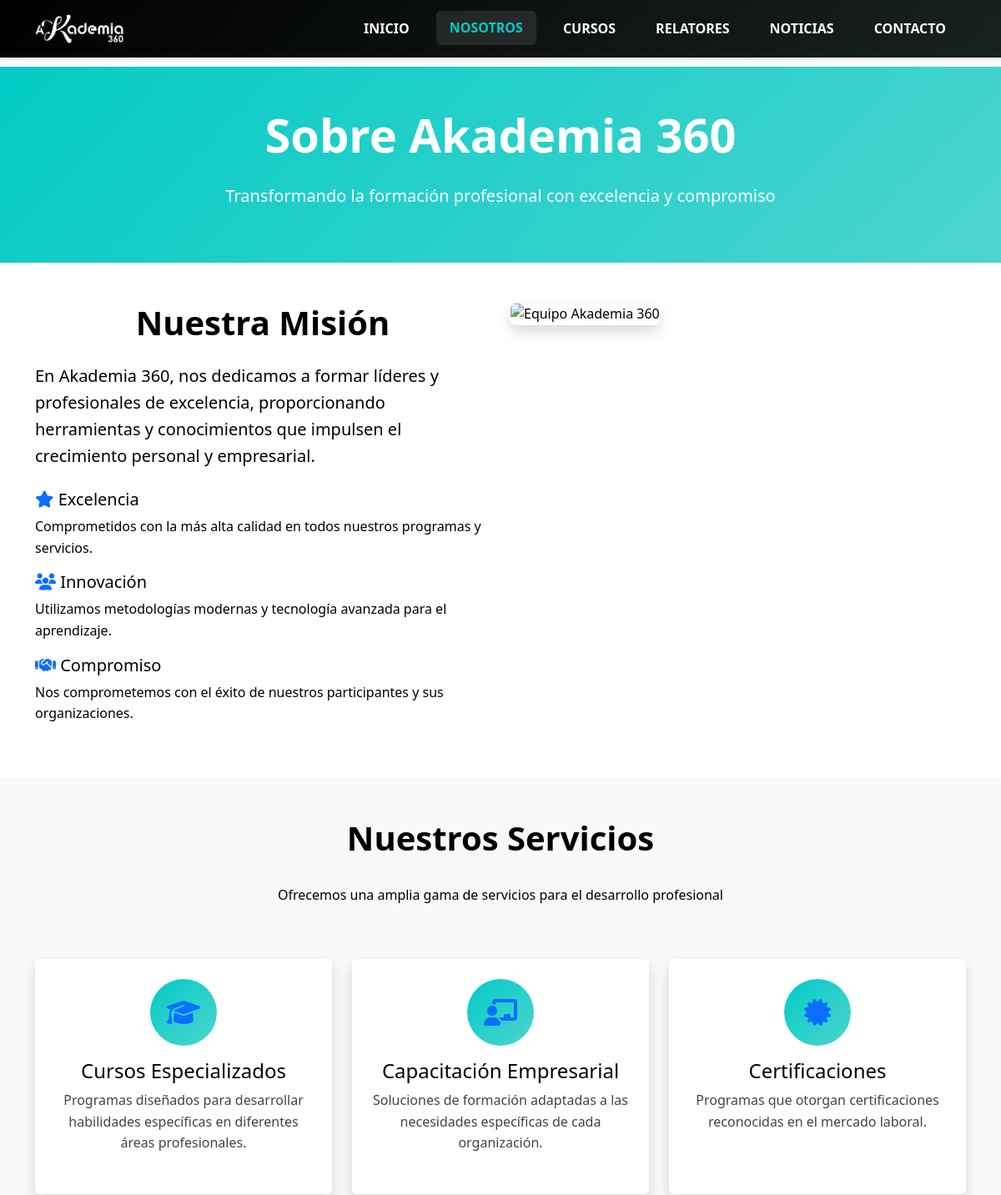
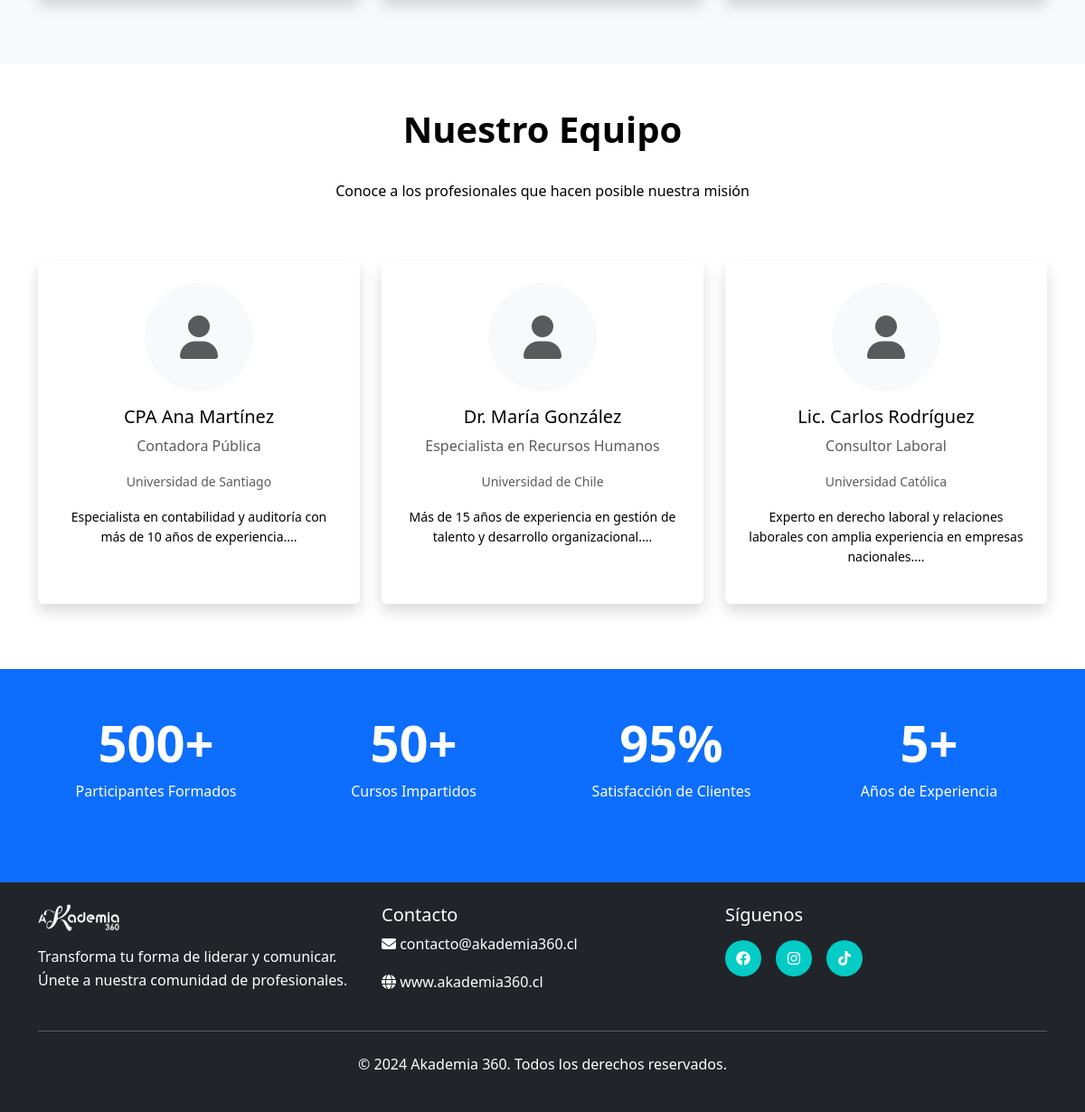
The page /pages/nosotros.php on the database its author committed (2 pictures, top to bottom).
### tables this page shows
CREATE TABLE IF NOT EXISTS `relatores` (
    `id` INT AUTO_INCREMENT PRIMARY KEY,
    `nombre` VARCHAR(255) NOT NULL,
    `titulo` VARCHAR(255),
    `biografia` TEXT,
    `especializacion` VARCHAR(255),
    `universidad` VARCHAR(255),
    `imagen` VARCHAR(255),
    `email` VARCHAR(255),
    `activo` BOOLEAN DEFAULT TRUE,
    `fecha_creacion` TIMESTAMP DEFAULT CURRENT_TIMESTAMP
);

### includes/functions.php (called while the page is built, shortened)
<?php
function getAllRelators() {
    $mysqli = getDBConnection();
    $sql = "SELECT * FROM relatores WHERE activo = 1 ORDER BY nombre ASC";
    $result = $mysqli->query($sql);
    $data = [];
    if ($result) {
        while ($row = $result->fetch_assoc()) {
            $data[] = [
                'id' => $row['id'],
                'name' => $row['nombre'],
                'title' => $row['titulo'],
                'biography' => $row['biografia'],
                'specialization' => $row['especializacion'],
                'university' => $row['universidad'],
                'image' => $row['imagen'],
                'email' => $row['email'],
                'active' => $row['activo'],
                'created_at' => $row['fecha_creacion']
            ];
        }
    }
    return $data;
}
?>

### pages/nosotros.php (the view, shortened to what this page needs)
<?php
require_once '../includes/functions.php';
$relators = getAllRelators();
?>
<!DOCTYPE html>
<html lang="es">
<head>
    <link href="https://cdn.jsdelivr.net/npm/bootstrap@5.3.0/dist/css/bootstrap.min.css" rel="stylesheet">
    <link rel="stylesheet" href="https://cdnjs.cloudflare.com/ajax/libs/font-awesome/6.4.0/css/all.min.css">
    <link rel="stylesheet" href="../css/style.css">
</head>
<body>
    <header class="navbar navbar-expand-lg fixed-top">
        <div class="container">
            <a class="navbar-brand" href="../index.php">
                <div class="logo">
                    <img src="../img/logo-akademia360.png" alt="Akademia 360" onerror="this.style.display='none'">
                </div>
            </a>
            <div class="collapse navbar-collapse" id="navbarNav">
                <ul class="navbar-nav ms-auto">
                    <li class="nav-item">
                        <a class="nav-link" href="../index.php">INICIO</a>
                    </li>
                    <li class="nav-item">
                        <a class="nav-link active" href="nosotros.php">NOSOTROS</a>
                    </li>
                    <li class="nav-item">
                        <a class="nav-link" href="calendario_cursos.php">CURSOS</a>
                    </li>
                    <li class="nav-item">
                        <a class="nav-link" href="relatores.php">RELATORES</a>
                    </li>
                    <li class="nav-item">
                        <a class="nav-link" href="noticias.php">NOTICIAS</a>
                    </li>
                    <li class="nav-item">
                        <a class="nav-link" href="contacto.php">CONTACTO</a>
                    </li>
                </ul>
            </div>
        </div>
    </header>
    <main style="margin-top: 80px;">
        <section class="hero-section py-5" style="background: var(--gradient-primary);">
            <div class="container">
                <div class="row justify-content-center">
                    <div class="col-lg-8 text-center text-white">
                        <h1 class="display-4 fw-bold mb-4">Sobre Akademia 360</h1>
                        <p class="lead">Transformando la formación profesional con excelencia y compromiso</p>
                    </div>
                </div>
            </div>
        </section>
        <section class="about-section py-5">
            <div class="container">
                <div class="row">
                    <div class="col-lg-6">
                        <h2 class="section-title mb-4">Nuestra Misión</h2>
                        <p class="lead mb-4">En Akademia 360, nos dedicamos a formar líderes y profesionales de excelencia,
                        proporcionando herramientas y conocimientos que impulsen el crecimiento personal y empresarial.</p>
                        <div class="mission-values">
                            <div class="value-item mb-3">
                                <h5><i class="fas fa-star text-primary"></i> Excelencia</h5>
                                <p>Comprometidos con la más alta calidad en todos nuestros programas y servicios.</p>
                            </div>
                            <div class="value-item mb-3">
                                <h5><i class="fas fa-users text-primary"></i> Innovación</h5>
                                <p>Utilizamos metodologías modernas y tecnología avanzada para el aprendizaje.</p>
                            </div>
                            <div class="value-item mb-3">
                                <h5><i class="fas fa-handshake text-primary"></i> Compromiso</h5>
                                <p>Nos comprometemos con el éxito de nuestros participantes y sus organizaciones.</p>
                            </div>
                        </div>
                    </div>
                    <div class="col-lg-6">
                        <div class="about-image">
                            <img src="https://images.unsplash.com/photo-1522202176988-66273c2fd55f?ixlib=rb-4.0.3&ixid=M3wxMjA3fDB8MHxwaG90by1wYWdlfHx8fGVufDB8fHx8fA%3D%3D&auto=format&fit=crop&w=2071&q=80"
                                 alt="Equipo Akademia 360" class="img-fluid rounded shadow">
                        </div>
                    </div>
                </div>
            </div>
        </section>
        <section class="services-section py-5 bg-light">
            <div class="container">
                <div class="row">
                    <div class="col-12 text-center mb-5">
                        <h2 class="section-title">Nuestros Servicios</h2>
                        <p class="section-subtitle">Ofrecemos una amplia gama de servicios para el desarrollo profesional</p>
                    </div>
                </div>
                <div class="row">
                    <div class="col-lg-4 col-md-6 mb-4">
                        <div class="service-card text-center p-4 bg-white rounded shadow h-100">
                            <div class="service-icon mb-3">
                                <i class="fas fa-graduation-cap fa-3x text-primary"></i>
                            </div>
                            <h4>Cursos Especializados</h4>
                            <p>Programas diseñados para desarrollar habilidades específicas en diferentes áreas profesionales.</p>
                        </div>
                    </div>
                    <div class="col-lg-4 col-md-6 mb-4">
                        <div class="service-card text-center p-4 bg-white rounded shadow h-100">
                            <div class="service-icon mb-3">
                                <i class="fas fa-chalkboard-teacher fa-3x text-primary"></i>
                            </div>
                            <h4>Capacitación Empresarial</h4>
                            <p>Soluciones de formación adaptadas a las necesidades específicas de cada organización.</p>
                        </div>
                    </div>
                    <div class="col-lg-4 col-md-6 mb-4">
                        <div class="service-card text-center p-4 bg-white rounded shadow h-100">
                            <div class="service-icon mb-3">
                                <i class="fas fa-certificate fa-3x text-primary"></i>
                            </div>
                            <h4>Certificaciones</h4>
                            <p>Programas que otorgan certificaciones reconocidas en el mercado laboral.</p>
                        </div>
                    </div>
                </div>
            </div>
        </section>
        <section class="team-section py-5">
            <div class="container">
                <div class="row">
                    <div class="col-12 text-center mb-5">
                        <h2 class="section-title">Nuestro Equipo</h2>
                        <p class="section-subtitle">Conoce a los profesionales que hacen posible nuestra misión</p>
                    </div>
                </div>
                <div class="row">
                    <?php if (!empty($relators)): ?>
                        <?php foreach (array_slice($relators, 0, 6) as $relator): ?>
                        <div class="col-lg-4 col-md-6 mb-4">
                            <div class="team-card text-center p-4 bg-white rounded shadow h-100">
                                <?php if ($relator['image']): ?>
                                <div class="team-image mb-3">
                                    <img src="<?php echo htmlspecialchars($relator['image']); ?>"
                                         alt="<?php echo htmlspecialchars($relator['name']); ?>"
                                         class="img-fluid rounded-circle" style="width: 120px; height: 120px; object-fit: cover;">
                                </div>
                                <?php else: ?>
                                <div class="team-image mb-3">
                                    <div class="bg-light rounded-circle d-flex align-items-center justify-content-center mx-auto"
                                         style="width: 120px; height: 120px;">
                                        <i class="fas fa-user fa-3x text-muted"></i>
                                    </div>
                                </div>
                                <?php endif; ?>
                                <h5><?php echo htmlspecialchars($relator['name']); ?></h5>
                                <?php if ($relator['title']): ?>
                                <p class="text-muted"><?php echo htmlspecialchars($relator['title']); ?></p>
                                <?php endif; ?>
                                <?php if ($relator['university']): ?>
                                <p class="text-muted small"><?php echo htmlspecialchars($relator['university']); ?></p>
                                <?php endif; ?>
                                <?php if ($relator['biography']): ?>
                                <p class="small"><?php echo htmlspecialchars(substr($relator['biography'], 0, 100)) . '...'; ?></p>
                                <?php endif; ?>
                            </div>
                        </div>
                        <?php endforeach; ?>
                    <?php endif; ?>
                </div>
            </div>
        </section>
        <section class="stats-section py-5 bg-primary text-white">
            <div class="container">
                <div class="row text-center">
                    <div class="col-lg-3 col-md-6 mb-4">
                        <div class="stat-item">
                            <h3 class="display-4 fw-bold">500+</h3>
                            <p>Participantes Formados</p>
                        </div>
                    </div>
                    <div class="col-lg-3 col-md-6 mb-4">
                        <div class="stat-item">
                            <h3 class="display-4 fw-bold">50+</h3>
                            <p>Cursos Impartidos</p>
                        </div>
                    </div>
                    <div class="col-lg-3 col-md-6 mb-4">
                        <div class="stat-item">
                            <h3 class="display-4 fw-bold">95%</h3>
                            <p>Satisfacción de Clientes</p>
                        </div>
                    </div>
                    <div class="col-lg-3 col-md-6 mb-4">
                        <div class="stat-item">
                            <h3 class="display-4 fw-bold">5+</h3>
                            <p>Años de Experiencia</p>
                        </div>
                    </div>
                </div>
            </div>
        </section>
    </main>
    <footer class="footer bg-dark text-white py-4">
        <div class="container">
            <div class="row">
                <div class="col-lg-4">
                    <div class="footer-logo">
                        <div class="logo">
                            <img src="../img/logo-akademia360.png" alt="Akademia 360" style="height: 30px; width: auto;">
                        </div>
                    </div>
                    <p class="mt-3">Transforma tu forma de liderar y comunicar. Únete a nuestra comunidad de profesionales.</p>
                </div>
                <div class="col-lg-4">
                    <h5>Contacto</h5>
                    <p><i class="fas fa-envelope"></i> contacto@akademia360.cl</p>
                    <p><i class="fas fa-globe"></i> www.akademia360.cl</p>
                </div>
                <div class="col-lg-4">
                    <h5>Síguenos</h5>
                    <div class="social-links">
                        <a href="#" class="social-link"><i class="fab fa-facebook"></i></a>
                        <a href="#" class="social-link"><i class="fab fa-instagram"></i></a>
                        <a href="#" class="social-link"><i class="fab fa-tiktok"></i></a>
                    </div>
                </div>
            </div>
            <hr class="my-4">
            <div class="text-center">
                <p>&copy; 2024 Akademia 360. Todos los derechos reservados.</p>
            </div>
        </div>
    </footer>
</body>
</html>

### css/style.css (style rules this page uses)
:root { --negro: #000000; --turquesa: #03cbc5; --gris-oscuro: #414545; --rojo: #f8415b; --gris-profundo: #192121; --primary-color: var(--turquesa); --secondary-color: var(--rojo); --accent-color: var(--gris-oscuro); --dark-color: var(--negro); --light-color: #f8f9fa; --white: #ffffff; --light-turquesa: #4dd4cf; --dark-turquesa: #02a8a3; --light-gray: #e9ecef; --medium-gray: #6c757d; --gradient-primary: linear-gradient(135deg, var(--turquesa) 0%, var(--light-turquesa) 100%); --gradient-secondary: linear-gradient(135deg, var(--rojo) 0%, #ff6b7a 100%); --gradient-hero: linear-gradient(135deg, var(--gris-profundo) 0%, var(--gris-oscuro) 100%); --gradient-navbar: linear-gradient(135deg, var(--negro) 0%, var(--gris-profundo) 100%); }
* { margin: 0; padding: 0; box-sizing: border-box; }
body { font-family: 'Segoe UI', Tahoma, Geneva, Verdana, sans-serif; line-height: 1.6; color: var(--dark-color); }
.navbar { background: var(--gradient-navbar) !important; padding: 0.75rem 0; transition: all 0.3s ease; box-shadow: 0 2px 10px rgba(0,0,0,0.1); }
.navbar-brand { font-weight: bold; }
.logo { display: flex; align-items: center; text-decoration: none; color: var(--white); }
.logo img { height: 35px; width: auto; filter: drop-shadow(0 2px 4px rgba(0,0,0,0.2)); filter: brightness(0) invert(1); }
.navbar-nav .nav-link { font-weight: 600; color: var(--white) !important; margin: 0 0.5rem; transition: all 0.3s ease; padding: 0.5rem 1rem !important; border-radius: 5px; }
.navbar-nav .nav-link:hover, .navbar-nav .nav-link.active { color: var(--turquesa) !important; background-color: rgba(255, 255, 255, 0.1); transform: translateY(-1px); }
html { scroll-behavior: smooth; }
.hero-section { margin-top: 80px; background: var(--gradient-hero); position: relative; overflow: hidden; }
.section-title { font-size: 2.5rem; font-weight: bold; margin-bottom: 2rem; text-align: center; color: var(--dark-color); }
.about-section { background: var(--white); }
.about-image img { border-radius: 15px; box-shadow: 0 10px 30px rgba(0,0,0,0.1); }
.services-section { background: var(--light-color); }
.service-card { background: var(--white); padding: 2rem; border-radius: 15px; text-align: center; box-shadow: 0 5px 15px rgba(0,0,0,0.1); transition: transform 0.3s ease, box-shadow 0.3s ease; height: 100%; }
.service-icon { width: 80px; height: 80px; background: var(--gradient-primary); border-radius: 50%; display: flex; align-items: center; justify-content: center; margin: 0 auto 1.5rem; }
.service-icon i { font-size: 2rem; color: var(--white); }
.service-card p { color: var(--gris-oscuro); margin-bottom: 1.5rem; line-height: 1.6; }
.footer { background: var(--dark-color); color: var(--white); }
.social-links { display: flex; gap: 1rem; margin-top: 1rem; }
.social-link { display: inline-flex; align-items: center; justify-content: center; width: 40px; height: 40px; background: var(--primary-color); color: var(--white); border-radius: 50%; text-decoration: none; transition: background-color 0.3s ease; }

### rows shown on the page
relatores: nombre "CPA Ana Martínez", titulo "Contadora Pública", universidad "Universidad de Santiago", biografia "Especialista en contabilidad y auditoría con más de 10 años de experiencia."
relatores: nombre "Dr. María González", titulo "Especialista en Recursos Humanos", universidad "Universidad de Chile", biografia "Más de 15 años de experiencia en gestión de talento y desarrollo organizacional."
relatores: nombre "Lic. Carlos Rodríguez", titulo "Consultor Laboral", universidad "Universidad Católica", biografia "Experto en derecho laboral y relaciones laborales con amplia experiencia en empresas nacionales."
